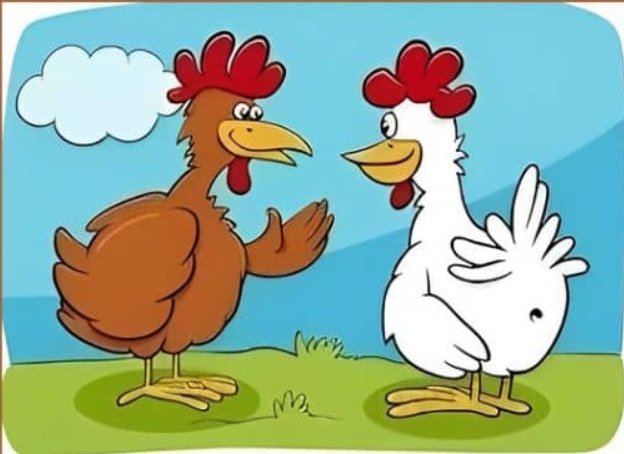
#> input picture imageProcess/resources/chick1.png, 624 x 454 px
$ jupyter execute --allow-errors imageSegment.ipynb
#> lines starting #> are read from the running program, lines starting #| are printed output that depends on the picture; after the words box and inside, x2 and y2 are one past the last pixel; in counts of white or black regions, pixels touching at a corner belong together
#> further down, image1 is the input picture: shape (454, 624, 3); mean B, G, R 154, 175.8, 147.7
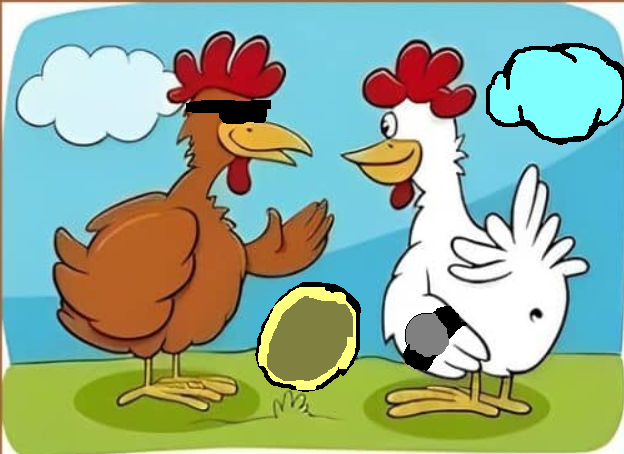
#> input picture imageProcess/resources/chick3.png, 624 x 454 px
#> further down, image2 is the input picture: shape (454, 624, 3); mean B, G, R 148.6, 172.4, 145.9
[cell 1]
# Python program to read
# image using matplotlib
# importing matplotlib modules
import matplotlib.image as mpimg
import matplotlib.pyplot as plt
import os
import glob
import imutils
from skimage.metrics import structural_similarity as SIMM
import matplotlib.pyplot as plt
import cv2
import numpy as np
import json
from PIL import Image, ImageDraw, ImageFilter

# Based solely on edge detection (canny)

[cell 2]
def getImageFeature(img):
    gray = img[:,:,0]
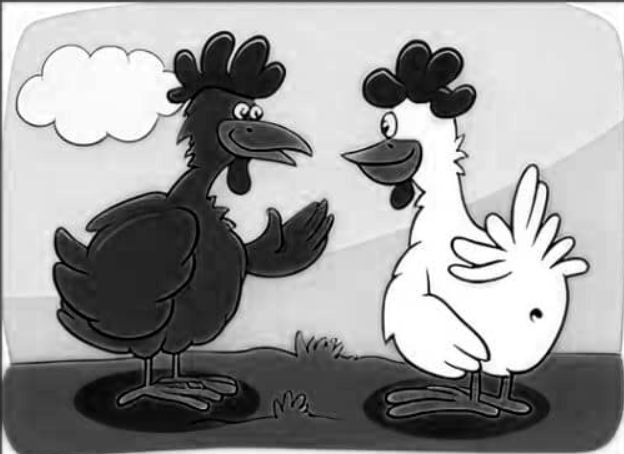
#> gray: shape (454, 624); min 0, max 255, mean 154

    hist,bin_edgs=np.histogram(gray,bins=50) #getting the histogram of the image
#> hist = 50 values, max 48698 at index 44, min 605 at index 26, mean 5665.9; bin_edgs = 51 values from 0 to 255
    bin_c=0.5*(bin_edgs[:-1]+bin_edgs[1:]) #getting all the centres of the bins of the histogram
#> bin_c = 50 values from 2.55 to 252.4
    bin_threshold=sum(bin_c)/len(bin_c) #setting the threshold as average of all the bin centres
#> bin_threshold = 127.5

    bin_threshold += 48
#> bin_threshold = 175.5

    # Denoise
    deNoise = cv2.bilateralFilter(gray,9,75,75) # blur but keeping edge
    deNoise = cv2.medianBlur(deNoise,5)
    deNoise = cv2.bilateralFilter(gray,9,75,75)

    # Get Bin Mask
    binary_img = deNoise > bin_threshold #forming the binary image
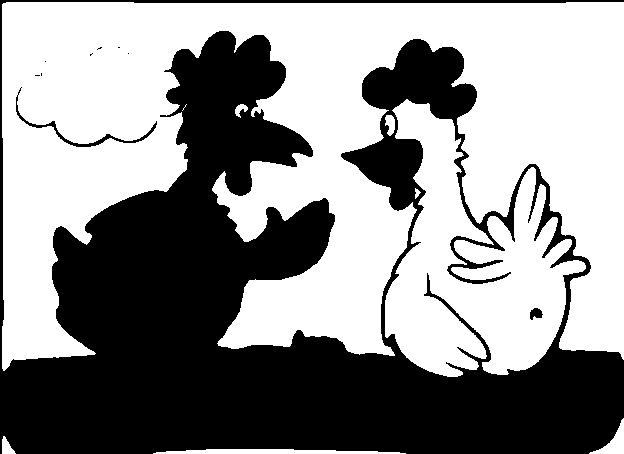
#> binary_img: shape (454, 624) bool; 56.4% white; 10 black regions (7 under 20 px), largest, box (x1, y1, x2, y2) and area: (0, 0, 624, 454) 123006, (16, 87, 157, 147) 524, (530, 308, 543, 320) 106
    binary_img.dtype='uint8' # convert binary_img in type of true false to decimal array
    binMask = binary_img

    binary_img.dtype='uint8' # convert binary_img in type of true false to decimal 0-1 array
    binary_img = np.array(binary_img*255,dtype=np.uint8) # convert binary_img in type of true false to decimal 0-255 array

    # Get Edge
    ## from bin
    # edged = cv2.Canny(binary_img, 30, 200)
    blurBin = cv2.GaussianBlur(binary_img,(3,3), 0, 0)
    edged = cv2.Canny(blurBin, 100, 200)
#> edged: shape (454, 624); 2.6% white in thin lines or dots
    ## from gray
    edge_gray = cv2.Canny(gray, 200, 255)
#> edge_gray: shape (454, 624); 5.3% white in thin lines or dots
    ## sharpen the grayscale even more and get edge via canny-gray
    sharpen_filter=np.array([[-1,-1,-1],
                    [-1,9,-1],
                    [-1,-1,-1]])
    ### applying kernels to the input image to get the sharpened image
    sharp_image=cv2.filter2D(deNoise,-1,sharpen_filter)
    edge_gray_sharp = cv2.Canny(sharp_image, 200, 255)
#> edge_gray_sharp: shape (454, 624); 4.4% white in thin lines or dots

    # Find Contour
    contours, hierarchy = cv2.findContours(edged, cv2.RETR_EXTERNAL, cv2.CHAIN_APPROX_NONE)
#> contours = 21 contours, 10 with area under 20; largest, box (x1, y1, x2, y2) and area: (212, 109, 417, 356) 169, (1, 1, 624, 371) 162, (392, 99, 536, 284) 162, (385, 114, 395, 136) 146, (428, 184, 586, 375) 116
    print("Number of Contours found = " + str(len(contours)))
#| Number of Contours found = 21
    contourImg = cv2.bitwise_and(img, img, mask=binMask)
    # contourImg = img.copy()
    ## approximate contour


    # Draw all contours
    cv2.drawContours(contourImg, contours, -1,  (255, 0, 255), 3) # -1 signifies drawing all contours


    # draw the biggest contour (ContourMax) in cyan
    contourMax = max(contours, key = cv2.contourArea)
#> contourMax = contour of 2208 points, box (x1, y1, x2, y2) (212, 109, 417, 356), area 169

    ## Draw the detecting rectangle
    x,y,w,h = cv2.boundingRect(contourMax)
#> x = 212; y = 109; w = 205; h = 247
    cv2.rectangle(contourImg,(x,y),(x+w,y+h),(0,255,0),2)

    ## Find the biggest Contour and draw it
    cv2.drawContours(contourImg, contourMax, -1,  (9, 255, 255), 3) # -1 signifies drawing all contours
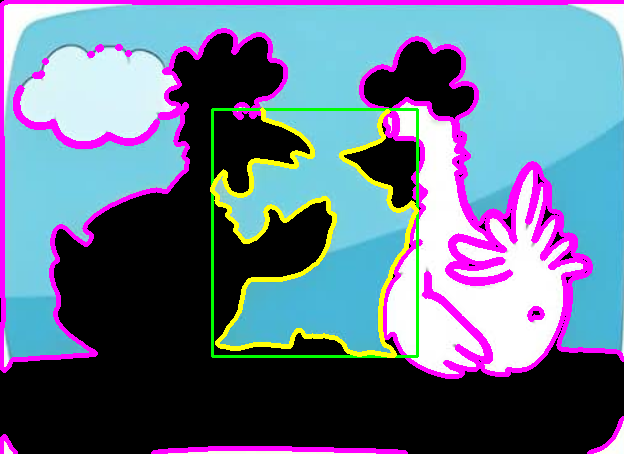
#> contourImg: shape (454, 624, 3); mean B, G, R 138.5, 114.7, 100

    # Get new bin Mask from Contour
    cv2.drawContours(
        image=binMask,
        contours=[contourMax],
        contourIdx=-1,
        color=(255,255,255),
        thickness=cv2.FILLED)
    # Get Image from AND with Mask
    binMask = np.array(binMask/255,dtype=np.uint8) # convert binary_img in type of true false to decimal 0-255 array
    masked_Image = cv2.bitwise_and(img,img, mask= binMask)

    # Get Image from AND with Mask

    masked_Image = cv2.bitwise_and(img,img, mask= binMask)

    # Display

    fig = plt.figure()

    ax0 = fig.add_subplot(2,3,1)
    ax0.imshow(edged,cmap = 'gray')
    ax0.title.set_text('Edge Bin')

    ax1 = fig.add_subplot(2,3,2)
    ax1.imshow(binary_img,cmap="gray")
    ax1.title.set_text('Binary Mask')

    ax2 = fig.add_subplot(2,3,3)
    ax2.imshow(contourImg)
    ax2.title.set_text('ContourImg')

    ax3 = fig.add_subplot(2,3,4)
    ax3.imshow(edge_gray,cmap="gray")
    ax3.title.set_text('Edge Gray')

    ax4 = fig.add_subplot(2,3,5)
    ax4.imshow(edge_gray_sharp,cmap='gray')
    ax4.title.set_text('Edge Gray-Sharpen')

    ax5 = fig.add_subplot(2,3,6)
    ax5.imshow(masked_Image)
    ax5.title.set_text('Binary Mask')

[cell 3]
imgs_path = './resources/chick1.png'
image1 = cv2.imread(imgs_path)

imgs_path = './resources/chick3.png'
image2 = cv2.imread(imgs_path)

#> (the rest of this cell did not finish here and is left out)

[cell 4]
imgs_path = './resources/*.png'
images = glob.glob(imgs_path,recursive=True)
#> (the rest of this cell did not finish here and is left out)

#| Number of Contours found = 21

# Creating Mask based on comparing threshold with the differences in pixel value between 2 images

[cell 5]
imgs_path = './resources/chick1.png'
image1 = cv2.imread(imgs_path)

imgs_path = './resources/chick3.png'
image2 = cv2.imread(imgs_path)


difference = cv2.subtract(image1, image2)
Conv_hsv_Gray = cv2.cvtColor(difference, cv2.COLOR_BGR2GRAY)

# get Bit Mask

bin_threshold = 0

binMask = Conv_hsv_Gray > bin_threshold #forming the binary image
#> binMask: shape (454, 624) bool; 5% white; 4 white regions, box (x1, y1, x2, y2) and area: (255, 282, 361, 392) 8059, (403, 306, 467, 371) 2452, (486, 43, 624, 145) 2110, (186, 100, 271, 124) 1510

binary_img = binMask
binary_img.dtype='uint8' # convert binary_img in type of true false to decimal 0-1 array
binary_img = np.array(binary_img*255,dtype=np.uint8) # convert binary_img in type of true false to decimal 0-255 array
#> binary_img: shape (454, 624); 5% white; 4 white regions
mask = binMask


difference = binMask

# Find Contour

contours, hierarchy = cv2.findContours(difference, cv2.RETR_EXTERNAL, cv2.CHAIN_APPROX_NONE)
#> contours = 4 contours; box (x1, y1, x2, y2) and area: (486, 43, 624, 145) 10630, (255, 282, 361, 392) 7830, (403, 306, 467, 371) 2361, (186, 100, 271, 124) 1410
print("Number of Contours found = " + str(len(contours)))
#| Number of Contours found = 4
# contourImg = cv2.bitwise_and(img, img, mask=binMask)

contourImg = image2.copy()
contourImg = cv2.cvtColor(contourImg, cv2.COLOR_BGR2RGB)

## approximate contour


# Draw all contours
# find boundingBox and draw it
for contour in contours:
    area = cv2.contourArea(contour)
    if area > 20:   # get rid of contours that too small (if exist)
        x,y,w,h = cv2.boundingRect(contour)
        # cv2.rectangle(contourImg,(x,y),(x+w,y+h),(0,255,0),5)
        cx = x+int(w/2)
        cy =y+ int(h/2)
        center_coordinates = (cx,cy)
        print(cx,cy)
        radius = int(w/2)
        cv2.circle(contourImg, center_coordinates, radius, (0,255,0), 5)
#> this loop made 4 passes
#> (area, x, y, w, h, cx, cy, radius) on passes 1 to 4: (2361, 403, 306, 64, 65, 435, 338, 32), (7830, 255, 282, 106, 110, 308, 337, 53), (1409.5, 186, 100, 85, 24, 228, 112, 42), (10630.5, 486, 43, 138, 102, 555, 94, 69)
#| 435 338
#| 308 337
#| 228 112
#| 555 94
#> contourImg: shape (454, 624, 3); mean R, G, B 142.3, 175.8, 144.6
cv2.drawContours(contourImg, contours, -1,  (0, 10, 10), 3) # -1 signifies drawing all contours
#> contourImg: shape (454, 624, 3); mean R, G, B 141, 172.6, 143.8

# Display
fig = plt.figure()

ax3 = fig.add_subplot(1,2,1)
ax3.imshow(mask,cmap='gray')
ax3.title.set_text('Binary Difference Mask')

ax3 = fig.add_subplot(1,2,2)
ax3.imshow(contourImg)
ax3.title.set_text('Contour Difference Mask')

# Using SIMM
- calculate Structural similarity, still provide us the difference image for mask creation later.

Below are 2 code cells, the first one is for display-visualising purpose, the later is for data generating

[cell 6]
from skimage.metrics import structural_similarity as SIMM
import matplotlib.pyplot as plt
import cv2
import numpy as np


def printDifferences(img1,img2):
    # get image copy for display purpose
    og1 = img1.copy()
    og2 = img2.copy()
    # convert to grayscale:
    img1_gray = cv2.cvtColor(img1, cv2.COLOR_BGR2GRAY)
    img2_gray = cv2.cvtColor(img2, cv2.COLOR_BGR2GRAY)

    # Compute SSIM between the 2 images
    (score, diff) = SIMM(img1_gray, img2_gray, full=True)
#> score = 0.942
    diff = (diff * 255).astype("uint8") # diff is True-False rn, cvrt it to int (range 0-255)
    diff_box = cv2.merge([diff, diff, diff]) # allow it to have 3 channel for coloring purpose

    # Get Contours
    thresh = cv2.threshold(diff, 0, 255, cv2.THRESH_BINARY_INV | cv2.THRESH_OTSU)[1]
#> thresh: shape (454, 624); 5.3% white; 9 white regions (5 under 20 px)
    contours,hierarchy = cv2.findContours(thresh, cv2.RETR_EXTERNAL, cv2.CHAIN_APPROX_SIMPLE)
#> contours = 8 contours, 4 with area under 20; largest, box (x1, y1, x2, y2) and area: (483, 40, 624, 148) 11895, (252, 279, 364, 395) 10216, (401, 304, 465, 373) 2788, (184, 97, 274, 127) 1762

    if len(contours) == 0:
        print("cant find contours")
        quit()


    mask = np.zeros(img1.shape, dtype='uint8')
    contourImg = img2.copy()

    # Get datas from contours

    for contour in contours:
        area = cv2.contourArea(contour)
        if area > 20:
            x,y,w,h = cv2.boundingRect(contour)
            cv2.rectangle(img1, (x, y), (x + w, y + h), (36,255,12), 2)
            cv2.rectangle(img2, (x, y), (x + w, y + h), (36,255,12), 2)
            cv2.rectangle(diff_box, (x, y), (x + w, y + h), (36,255,12), 2)
            cv2.drawContours(mask, [contour], 0, (255,255,255), -1) # -1 fills contour's inside

            cx = x+int(w/2)
            cy = y+ int(h/2)
            center_coordinates = (cx,cy)
            radius = int(w/2)
            cv2.circle(contourImg, center_coordinates, radius, (0,255,0), 5)
#> this loop made 8 passes
#> (area, x, y, w, h, cx, cy, radius) on passes 4, 5, 7, 8: (2788, 401, 304, 64, 69, 433, 338, 32), (10216.5, 252, 279, 112, 116, 308, 337, 56), (1762, 184, 97, 90, 30, 229, 112, 45), (11895, 483, 40, 141, 108, 553, 94, 70)
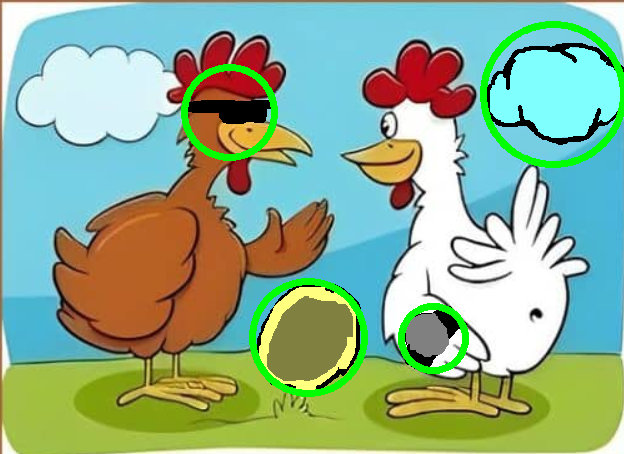
#> contourImg: shape (454, 624, 3); 3.13% of pixels changed, all inside (x1, y1, x2, y2) = (181, 21, 624, 397)
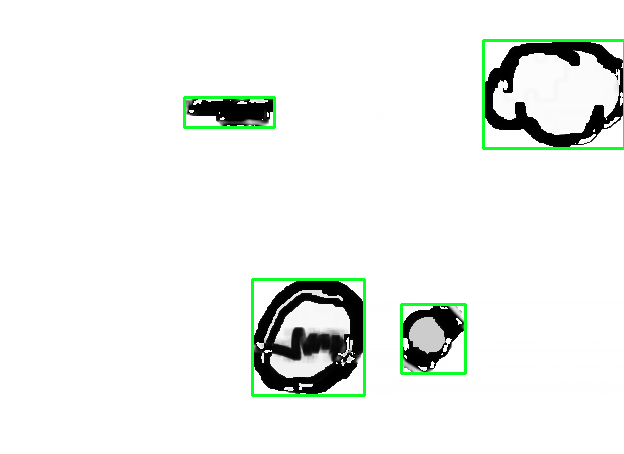
#> diff_box: shape (454, 624, 3); mean of channels 0, 1, 2 238.3, 241.5, 237.9; drawn as B, G, R
#> img1: shape (454, 624, 3); 1.46% of pixels changed, all inside (x1, y1, x2, y2) = (183, 39, 624, 397)
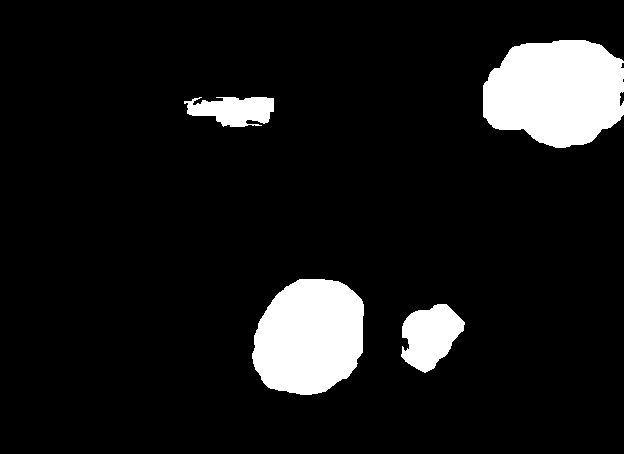
#> mask: shape (454, 624, 3); 9.6% white; 4 white regions

    # Display
    ## convert to RGB for viewing
    img1 = cv2.cvtColor(img1, cv2.COLOR_BGR2RGB)
    img2 = cv2.cvtColor(img2, cv2.COLOR_BGR2RGB)
    og1 = cv2.cvtColor(og1, cv2.COLOR_BGR2RGB)
    og2 = cv2.cvtColor(og2, cv2.COLOR_BGR2RGB)
    contourImg = cv2.cvtColor(contourImg, cv2.COLOR_BGR2RGB)

    ## show plot
    fig = plt.figure()

    ax0 = fig.add_subplot(2,3,1)
    ax0.imshow(og1)
    ax0.title.set_text('img1')

    ax1 = fig.add_subplot(2,3,2)
    ax1.imshow(og2)
    ax1.title.set_text('img2')

    ax2 = fig.add_subplot(2,3,3)
    ax2.imshow(diff,cmap="gray")
    ax2.title.set_text('diff')

    ax3 = fig.add_subplot(2,3,4)
    ax3.imshow(mask,cmap='gray')
    ax3.title.set_text('mask')


    ax4 = fig.add_subplot(2,3,5)
    ax4.imshow(diff_box,cmap="gray")
    ax4.title.set_text('diff_box')

    ax5 = fig.add_subplot(2,3,6)
    ax5.imshow(contourImg)
    ax5.title.set_text('contourImg')

# Load images
imgs_path = './resources/chick1.png'
img1 = cv2.imread(imgs_path)
imgs_path = './resources/chick3.png'
img2 = cv2.imread(imgs_path)

# Check out the differences!
printDifferences(img1,img2)

[cell 7]
def getDifferencesData(img1,img2,levelName):
    # get image copy for display purpose
#> called with levelName = '2Chickens'
    og1 = img1.copy()
    og2 = img2.copy()
    # convert to grayscale:
    img1_gray = cv2.cvtColor(img1, cv2.COLOR_BGR2GRAY)
    img2_gray = cv2.cvtColor(img2, cv2.COLOR_BGR2GRAY)

    # Compute SSIM between the 2 images
    (score, diff) = SIMM(img1_gray, img2_gray, full=True)
#> score = 0.942
    diff = (diff * 255).astype("uint8") # diff is True-False rn, cvrt it to int (range 0-255)
    diff_box = cv2.merge([diff, diff, diff]) # allow it to have 3 channel for coloring purpose

    # Get Contours
    thresh = cv2.threshold(diff, 0, 255, cv2.THRESH_BINARY_INV | cv2.THRESH_OTSU)[1]
    contours,hierarchy = cv2.findContours(thresh, cv2.RETR_EXTERNAL, cv2.CHAIN_APPROX_SIMPLE)

    if len(contours) == 0:
        print("cant find contours")
        quit()


    mask = np.zeros(img1.shape, dtype='uint8')
    contourImg = img2.copy()

    # Get datas from contours
    contoursData = {
        "levelName": levelName,
        "differences": []
        }
    ## Generate Datas
    for contour in contours:
        area = cv2.contourArea(contour)
        if area > 40:
            x,y,w,h = cv2.boundingRect(contour)
            cx = x+int(w/2)
            cy = y+ int(h/2)
            # center_coordinates = (cx,cy)
            center_coordinates = [{'x': cx,'y':cy}]
            radius = int(w/2)

            data = {
                "coor": center_coordinates,
                "radius": radius
            }
            contoursData['differences'].append(data)

    # Serializing json
    json_object = json.dumps(contoursData, indent=4)

    # Writing to sample.json
    with open("./output/coor.json", "w") as outfile:
        outfile.write(json_object)

    with open("./output/coor.json") as readFile:
        datas = json.load(readFile)
        for data in datas:
            print(data)

# Load images
imgs_path = './resources/chick1.png'
img1 = cv2.imread(imgs_path)
imgs_path = './resources/chick3.png'
img2 = cv2.imread(imgs_path)


# Check out the differences!
getDifferencesData(img1,img2,"2Chickens")

# Image Generating (add new image into the picture)
- the first trial's result looks fine at first but there're too much noise
- Therefore, I tried creating another mask

[cell 8]
# get og image
image1 = cv2.imread('./resources/chick1.png')
width, height = (image1.shape[0],image1.shape[1])
#> width = 454; height = 624
image1 = Image.fromarray(image1) #convert cv2 format to PIL
# get Turkey !
smol_turkey = cv2.imread('./resources/turkey.png')
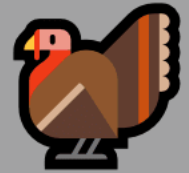
#> input picture imageProcess/resources/turkey.png, 189 x 173 px
#> smol_turkey is the input picture: shape (173, 189, 3); mean B, G, R 84.8, 96.1, 120.5
resize_scale = 0.3
smol_turkey = cv2.resize(smol_turkey,None,None,resize_scale,resize_scale)
#> smol_turkey: shape (52, 57, 3)

smol_turkey = Image.fromarray(smol_turkey) #convert cv2 format to PIL

#add  2 turkeys randomly !! because, why not ? :v
number_of_turkeys = 20
#> (the rest of this cell did not finish here and is left out)

[cell 9]
newImage = image1.copy()
img1 = cv2.imread('./resources/chick1.png')
#> (the rest of this cell did not finish here and is left out)

[cell 10]
# get og image
image1 = cv2.imread('./resources/chick1.png')
width, height = (image1.shape[0],image1.shape[1])
ogImg = image1.copy()

# get Turkey !
smol_turkey = cv2.imread('./resources/turkey.png')
## get mask for background segmentation
bin_threshold = 10

smol_turkey_gray = cv2.cvtColor(smol_turkey, cv2.COLOR_BGR2GRAY)
binMask = smol_turkey_gray < bin_threshold #forming the binary image
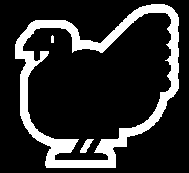
#> binMask: shape (173, 189) bool; 17.2% white; 3 white regions
binMask.dtype='uint8' #range 0-1

# Get new mask from contours
contours,hierarchy = cv2.findContours(binMask, cv2.RETR_EXTERNAL, cv2.CHAIN_APPROX_SIMPLE)
#> contours = 1 contour; box (x1, y1, x2, y2) and area: (15, 4, 179, 168) 19417

if len(contours) == 0:
    print("cant find contours")
    quit()
else:
    print(len(contours))
#| 1
# turn  binMask to 3 channel
binMask = cv2.cvtColor(binMask,cv2.COLOR_GRAY2RGB)
#> binMask: shape (173, 189, 3); values 0 (black) and 1 (white), 17.2% white; 3 white regions, box (x1, y1, x2, y2) and area: (15, 4, 179, 168) 5504, (80, 139, 94, 153) 95, (51, 35, 54, 43) 22
# last seen of binMask, may or may not needed
cv2.drawContours(binMask, [contours[0]], 0, (255,255,255), -1) # -1 fills contour's inside # bettermask
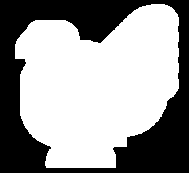
#> binMask: shape (173, 189, 3); 60.3% white; 1 black region, box (x1, y1, x2, y2) and area: (0, 0, 189, 173) 12991
binMask2 = np.zeros(smol_turkey.shape,'uint8')+255 # this so called mask include all # last seen of binMask2

# add turkey in image
image1 = ogImg
image2 = ogImg
number_of_turkeys = 2
#> (the rest of this cell did not finish here and is left out)

[cell 11]
newImage = image1.copy()
img1 = cv2.imread('./resources/chick1.png')
#> (the rest of this cell did not finish here and is left out)

#> in printDifferences (call 3), `(score, diff) = SIMM(img1_gray, img2_gray, full=True)`: diff: shape (454, 624) float64; every value is 1
#> in printDifferences (call 3), `diff = (diff * 255).astype("uint8")`: diff: shape (454, 624); every value is 255
